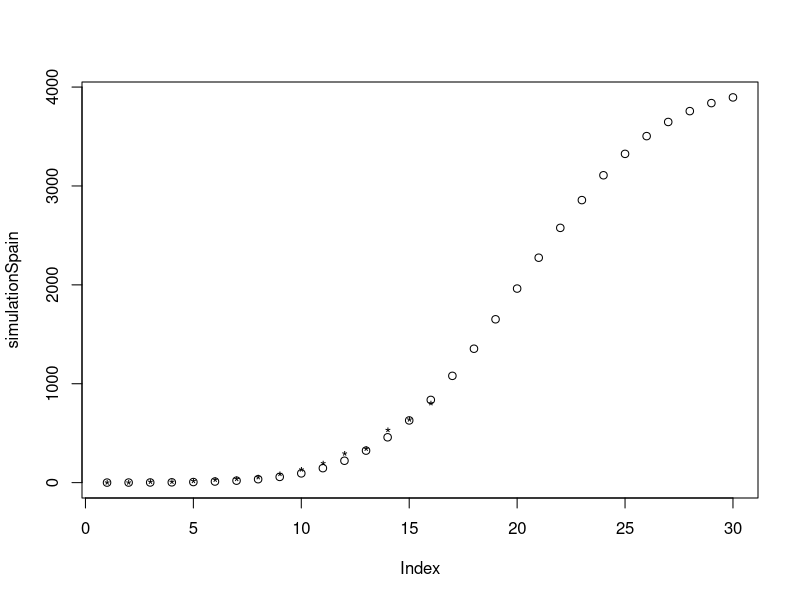

The R script that drew this image:
spain = c(1,2,8,10,17,30,36,55,86,133,196,294,342,533,638,803)
simulationSpain = pnorm(1:30, mean = 20.12, sd = 5.09) * 1600 / 0.4
plot(simulationSpain)
points(spain, pch = "*")
